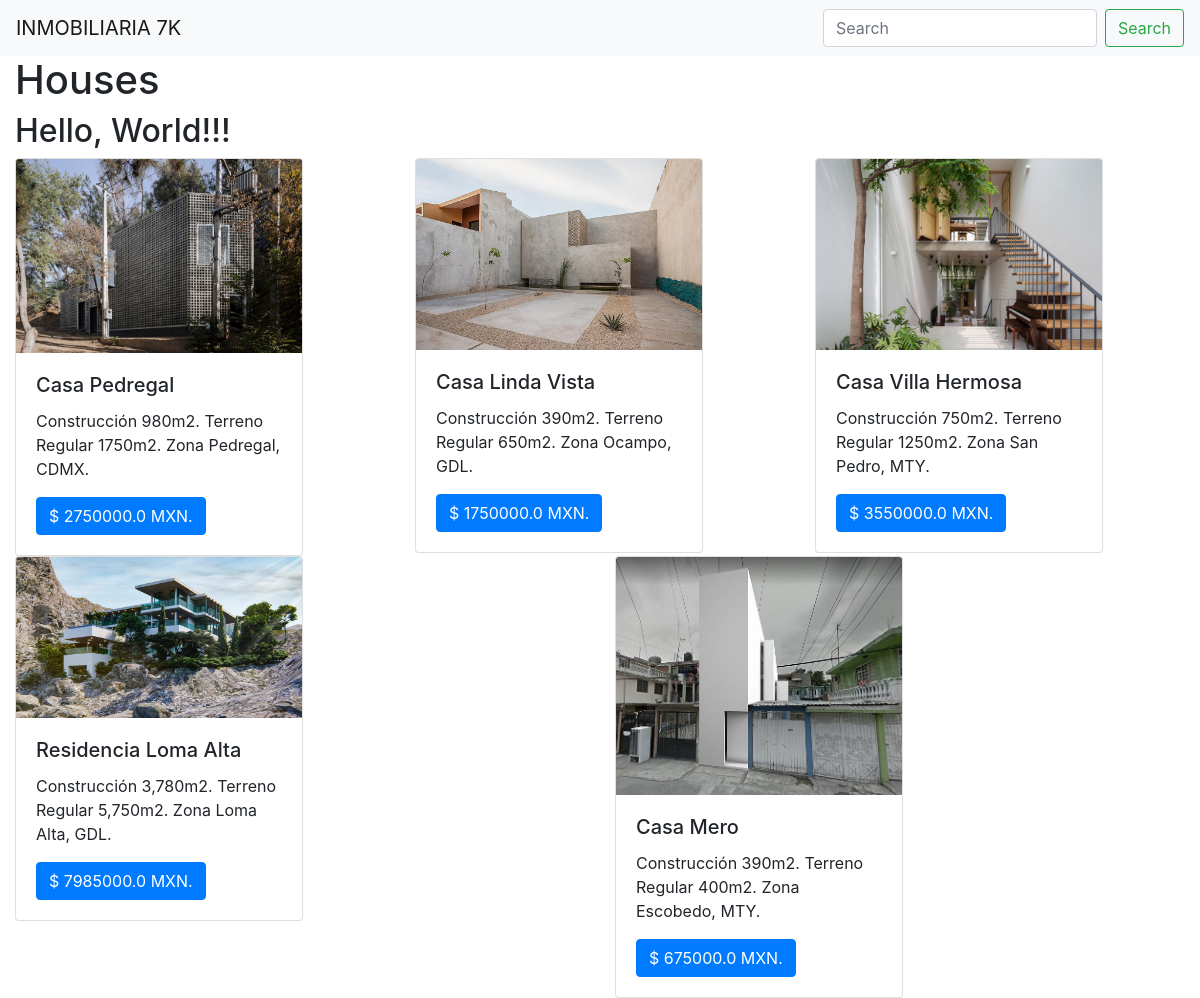
The page / on the database its author committed.
### inventory/models.py (models this page shows)
class Product(models.Model):
    name = models.CharField(max_length=255)
    price = models.FloatField()
    description = models.CharField(max_length=650)
    image = models.ImageField(upload_to="media/")

### inventory/views.py (the view)
# urls.py: path("", views.myView),
def myView(request):
    products = Product.objects.all()
    return render(request, "index.html", {"products": products})

### inventory/templates/index.html
{% extends 'base.html' %}
{% block content %}
<h1>Houses</h1>
<h2>Hello, World!!!</h2>
<div class="row">
    {% for product in products %}
    <div class="col">
        <div class="card" style="width: 18rem;">
            <img src="{{product.image.url}}" width="120" class="card-img-top" />
            <div class="card-body">
                <h5 class="card-title">{{product.name}}</h5>
                <p class="card-text">{{product.description}}</p>
                <a href="#" class="btn btn-primary">$ {{product.price}} MXN.</a>
            </div>
        </div>
    </div>
    {% endfor %}
</div>
{% endblock %}

### rows shown on the page
Product: image (picture), name "Casa Pedregal", description "Construcción 980m2. Terreno Regular 1750m2. Zona Pedregal, CDMX.", price "2750000.0"
Product: image (picture), name "Casa Linda Vista", description "Construcción 390m2. Terreno Regular 650m2. Zona Ocampo, GDL.", price "1750000.0"
Product: image (picture), name "Casa Villa Hermosa", description "Construcción 750m2. Terreno Regular 1250m2. Zona San Pedro, MTY.", price "3550000.0"
Product: image (picture), name "Residencia Loma Alta", description "Construcción 3,780m2. Terreno Regular 5,750m2. Zona Loma Alta, GDL.", price "7985000.0"
Product: image (picture), name "Casa Mero", description "Construcción 390m2. Terreno Regular 400m2. Zona Escobedo, MTY.", price "675000.0"
